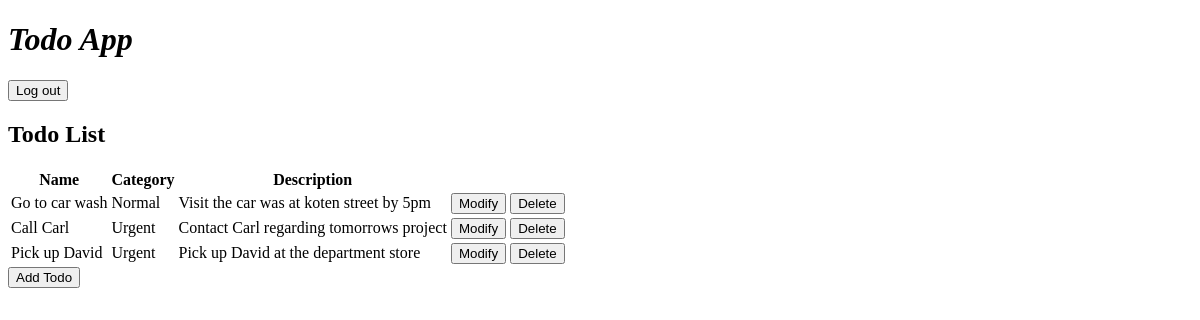
/ (signed in), run on the app's committed database.
### tables this page shows
CREATE TABLE todo_data(id INTEGER PRIMARY KEY AUTOINCREMENT NOT NULL UNIQUE, email TEXT NOT NULL, todo_name TEXT NOT NULL, category TEXT NOT NULL, description TEXT NOT NULL);

### app.py (the view)
@app.route("/", methods=["GET"])
@login_required
def index():
    data = get_todo_list()
    return render_template("index.html", categories=CATEGORIES, data=data)

### app.py (called while the page is built)
@app.route("/get_todo_list", methods=["GET"])
@login_required
def get_todo_list():
    email = current_user.get_email()
    data = [0,0,0]
    try:
        cursor = open_database()
        data = cursor.execute("SELECT * FROM todo_data WHERE email=?", [email]).fetchall()
        close_database()
    except ValueError as e:
        pass
    return data

@login_manager.user_loader
def user_loader(id):
    cursor = open_database()
    userdata = cursor.execute("SELECT * FROM users WHERE id=?", [id]).fetchone()
    close_database()
    if userdata:
        print("userdata: " + str(userdata))
        return User(userdata[0], userdata[1], userdata[2])
    return None

    def get_email(self):
        return self.email

### helper.py (called while the page is built)
def open_database():
    global connection
    global cursor
    connection = sqlite3.connect(database_path)
    cursor = connection.cursor()
    return cursor

def close_database():
    global connection
    if connection:
        connection.close()
    else:
        print("database connection not established")

### templates/index.html (shortened to what this page needs)
{% extends "layout.html" %}
{% block body %}
	<button onclick="logOut()">Log out</button>
	<h2>Todo List</h2>
	<div class="visible">
		<div>
			<table>
				<thead>
					<tr>
						<th>Name</th>
						<th>Category</th>
						<th>Description</th>
				</thead>
				<tbody>
					{% for value in data %}
						<tr>
							<td>{{ value[2] }}</td>
							<td>{{ value[3] }}</td>
							<td>{{ value[4] }}</td>
							<td><button onclick="openModifyTodoPopup({{ value[0] }})">Modify</button></td>
							<td><button onclick="openDeleteTodoPopup({{ value[0] }})">Delete</button><td>
						</tr>
					{% endfor %}
				</tbody>
			</table>
		</div>
		<div>
			<button type="button" onclick="openAddTodoPopup()">Add Todo</button>
		</div>
	</div>
{% endblock %}

### templates/layout.html (shortened to what this page needs)
<!DOCTYPE html>
<html lang="en">
	<head>
		<link rel="stylesheet" href="/static/styles.css">
	</head>
	<body>
		<h1><em>Todo App</em></h1>
		{% block body %}{% endblock %}
	</body>
</html>

### static/styles.css (style rules this page uses)
:root { --primary_color: #4A90E2; --secondary_color: #50E3C2; --accent_color: #9013FE; --background_color: #F5F7FA; --text_primary_color: #2C3E50; --white: #FFFFFF; }
.visible { display: block; }

### data on the page
todo_data: todo_name "Go to car wash", category "Normal", description "Visit the car was at koten street by 5pm"
todo_data: todo_name "Call Carl", category "Urgent", description "Contact Carl regarding tomorrows project"
todo_data: todo_name "Pick up David", category "Urgent", description "Pick up David at the department store"
